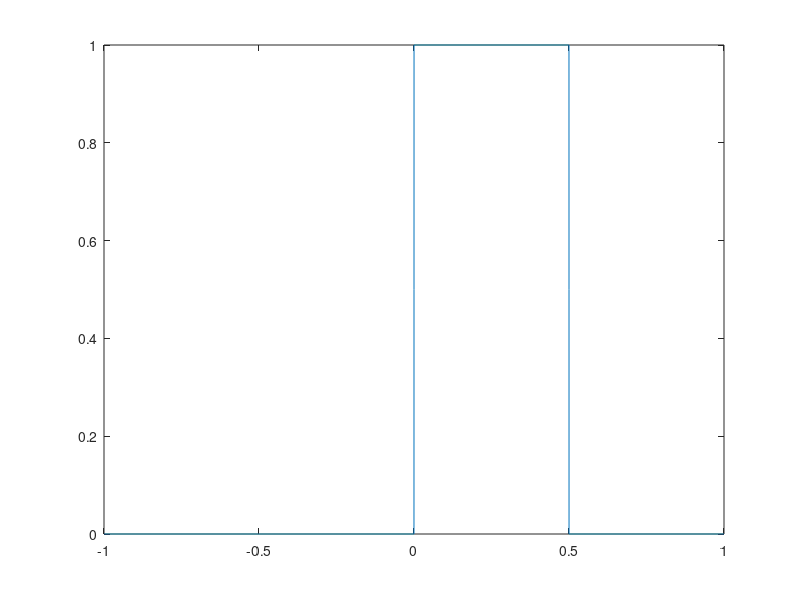

Recreate this plot in MATLAB.
clc;
clear;

% To create rect pulse

x = [-1:0.0001:1];

% creates signum of x
y = sign(x);
z = sign(x-0.5);

plot(x,0.5*(y-z));